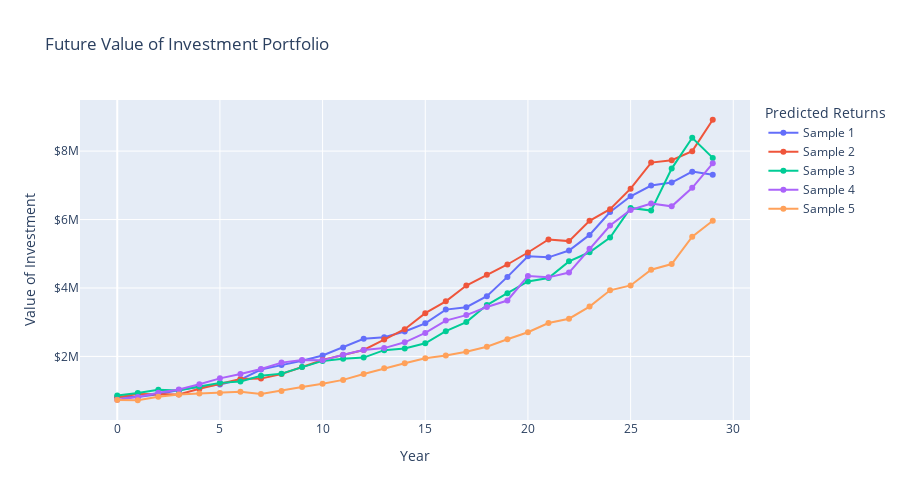

Notebook cell for this chart:
### Code cell
#create a plot of the future values of the investment
fig = px.line(forecast_values.iloc[:, :5], title=f'Future Value of Investment Portfolio',
            #name the key for the legend
            labels={'value':'Value of Investment', 'Year':'Year'},
            width=900, height=500, markers=True)
fig.update_layout(
    legend_title="Predicted Returns",
    hoverlabel=dict(bgcolor="white")
    )
#make the tooltip prettier
fig.update_traces(mode='markers+lines', xhoverformat='%H:%M', yhoverformat=',.0f', hovertemplate='%{x}: %{y} <extra></extra>')
fig.update_yaxes(tickprefix="$")
fig.show()
#print the highest and lowest investment value for the final year, in addition to the average return rate
final_year = forecast_values.index[-1]
highest_value = forecast_values.iloc[-1, :5].max()
lowest_value = forecast_values.iloc[-1, :5].min()
average_value = (highest_value + lowest_value)/2
return_forecast = (forecast_values['Avg. Return'].mean())*100
print(f'The highest projected value in {final_year} is: ${highest_value:,.0f}')
print(f'The lowest projected value in {final_year} is: ${lowest_value:,.0f}')
print(f'The average projected value in {final_year} is: ${average_value:,.0f}')
print(f'The average return rate for the portfolio is: {return_forecast:.2f}%')

### Figure 1 — Plotly figure (JSON) as saved in the notebook; plotly's stock layout.template omitted (floating-point values rounded to 4 significant figures)
{"data": [{"hovertemplate": "%{x}: %{y} <extra></extra>", "legendgroup": "Sample 1", "line": {"color": "#636efa", "dash": "solid"}, "marker": {"symbol": "circle"}, "mode": "markers+lines", "name": "Sample 1", "orientation": "v", "showlegend": true, "type": "scatter", "x": [0, 1, 2, 3, 4, 5, 6, 7, 8, 9, 10, 11, 12, 13, 14, 15, 16, 17, 18, 19, 20, 21, 22, 23, 24, 25, 26, 27, 28, 29], "xaxis": "x", "xhoverformat": "%H:%M", "y": [820500.0, 812300.0, 890700.0, 1017000.0, 1114000.0, 1182000.0, 1323000.0, 1616000.0, 1746000.0, 1873000.0, 2025000.0, 2260000.0, 2517000.0, 2560000.0, 2727000.0, 2967000.0, 3368000.0, 3437000.0, 3762000.0, 4324000.0, 4925000.0, 4896000.0, 5095000.0, 5551000.0, 6220000.0, 6679000.0, 6994000.0, 7081000.0, 7400000.0, 7308000.0], "yaxis": "y", "yhoverformat": ",.0f"}, {"hovertemplate": "%{x}: %{y} <extra></extra>", "legendgroup": "Sample 2", "line": {"color": "#EF553B", "dash": "solid"}, "marker": {"symbol": "circle"}, "mode": "markers+lines", "name": "Sample 2", "orientation": "v", "showlegend": true, "type": "scatter", "x": [0, 1, 2, 3, 4, 5, 6, 7, 8, 9, 10, 11, 12, 13, 14, 15, 16, 17, 18, 19, 20, 21, 22, 23, 24, 25, 26, 27, 28, 29], "xaxis": "x", "xhoverformat": "%H:%M", "y": [807300.0, 904700.0, 896600.0, 885400.0, 1055000.0, 1209000.0, 1342000.0, 1351000.0, 1487000.0, 1691000.0, 1893000.0, 2039000.0, 2188000.0, 2494000.0, 2794000.0, 3264000.0, 3611000.0, 4072000.0, 4386000.0, 4686000.0, 5037000.0, 5418000.0, 5370000.0, 5962000.0, 6304000.0, 6901000.0, 7664000.0, 7732000.0, 7999000.0, 8916000.0], "yaxis": "y", "yhoverformat": ",.0f"}, {"hovertemplate": "%{x}: %{y} <extra></extra>", "legendgroup": "Sample 3", "line": {"color": "#00cc96", "dash": "solid"}, "marker": {"symbol": "circle"}, "mode": "markers+lines", "name": "Sample 3", "orientation": "v", "showlegend": true, "type": "scatter", "x": [0, 1, 2, 3, 4, 5, 6, 7, 8, 9, 10, 11, 12, 13, 14, 15, 16, 17, 18, 19, 20, 21, 22, 23, 24, 25, 26, 27, 28, 29], "xaxis": "x", "xhoverformat": "%H:%M", "y": [856800.0, 928000.0, 1027000.0, 1007000.0, 1119000.0, 1227000.0, 1266000.0, 1437000.0, 1497000.0, 1689000.0, 1869000.0, 1933000.0, 1966000.0, 2183000.0, 2232000.0, 2385000.0, 2738000.0, 3003000.0, 3501000.0, 3846000.0, 4190000.0, 4290000.0, 4778000.0, 5044000.0, 5473000.0, 6340000.0, 6261000.0, 7488000.0, 8392000.0, 7801000.0], "yaxis": "y", "yhoverformat": ",.0f"}, {"hovertemplate": "%{x}: %{y} <extra></extra>", "legendgroup": "Sample 4", "line": {"color": "#ab63fa", "dash": "solid"}, "marker": {"symbol": "circle"}, "mode": "markers+lines", "name": "Sample 4", "orientation": "v", "showlegend": true, "type": "scatter", "x": [0, 1, 2, 3, 4, 5, 6, 7, 8, 9, 10, 11, 12, 13, 14, 15, 16, 17, 18, 19, 20, 21, 22, 23, 24, 25, 26, 27, 28, 29], "xaxis": "x", "xhoverformat": "%H:%M", "y": [735100.0, 814600.0, 936700.0, 1036000.0, 1188000.0, 1359000.0, 1488000.0, 1632000.0, 1819000.0, 1896000.0, 1885000.0, 2047000.0, 2186000.0, 2243000.0, 2412000.0, 2687000.0, 3047000.0, 3207000.0, 3444000.0, 3634000.0, 4349000.0, 4311000.0, 4451000.0, 5143000.0, 5824000.0, 6280000.0, 6466000.0, 6386000.0, 6928000.0, 7644000.0], "yaxis": "y", "yhoverformat": ",.0f"}, {"hovertemplate": "%{x}: %{y} <extra></extra>", "legendgroup": "Sample 5", "line": {"color": "#FFA15A", "dash": "solid"}, "marker": {"symbol": "circle"}, "mode": "markers+lines", "name": "Sample 5", "orientation": "v", "showlegend": true, "type": "scatter", "x": [0, 1, 2, 3, 4, 5, 6, 7, 8, 9, 10, 11, 12, 13, 14, 15, 16, 17, 18, 19, 20, 21, 22, 23, 24, 25, 26, 27, 28, 29], "xaxis": "x", "xhoverformat": "%H:%M", "y": [727200.0, 719000.0, 819000.0, 890300.0, 916000.0, 930800.0, 966600.0, 898600.0, 990800.0, 1104000.0, 1202000.0, 1314000.0, 1487000.0, 1651000.0, 1799000.0, 1947000.0, 2027000.0, 2136000.0, 2285000.0, 2503000.0, 2706000.0, 2975000.0, 3101000.0, 3456000.0, 3931000.0, 4075000.0, 4533000.0, 4700000.0, 5499000.0, 5963000.0], "yaxis": "y", "yhoverformat": ",.0f"}], "layout": {"height": 500, "hoverlabel": {"bgcolor": "white"}, "legend": {"title": {"text": "Predicted Returns"}, "tracegroupgap": 0}, "title": {"text": "Future Value of Investment Portfolio"}, "width": 900, "xaxis": {"anchor": "y", "domain": [0, 1], "title": {"text": "Year"}}, "yaxis": {"anchor": "x", "domain": [0, 1], "tickprefix": "$", "title": {"text": "Value of Investment"}}}}
